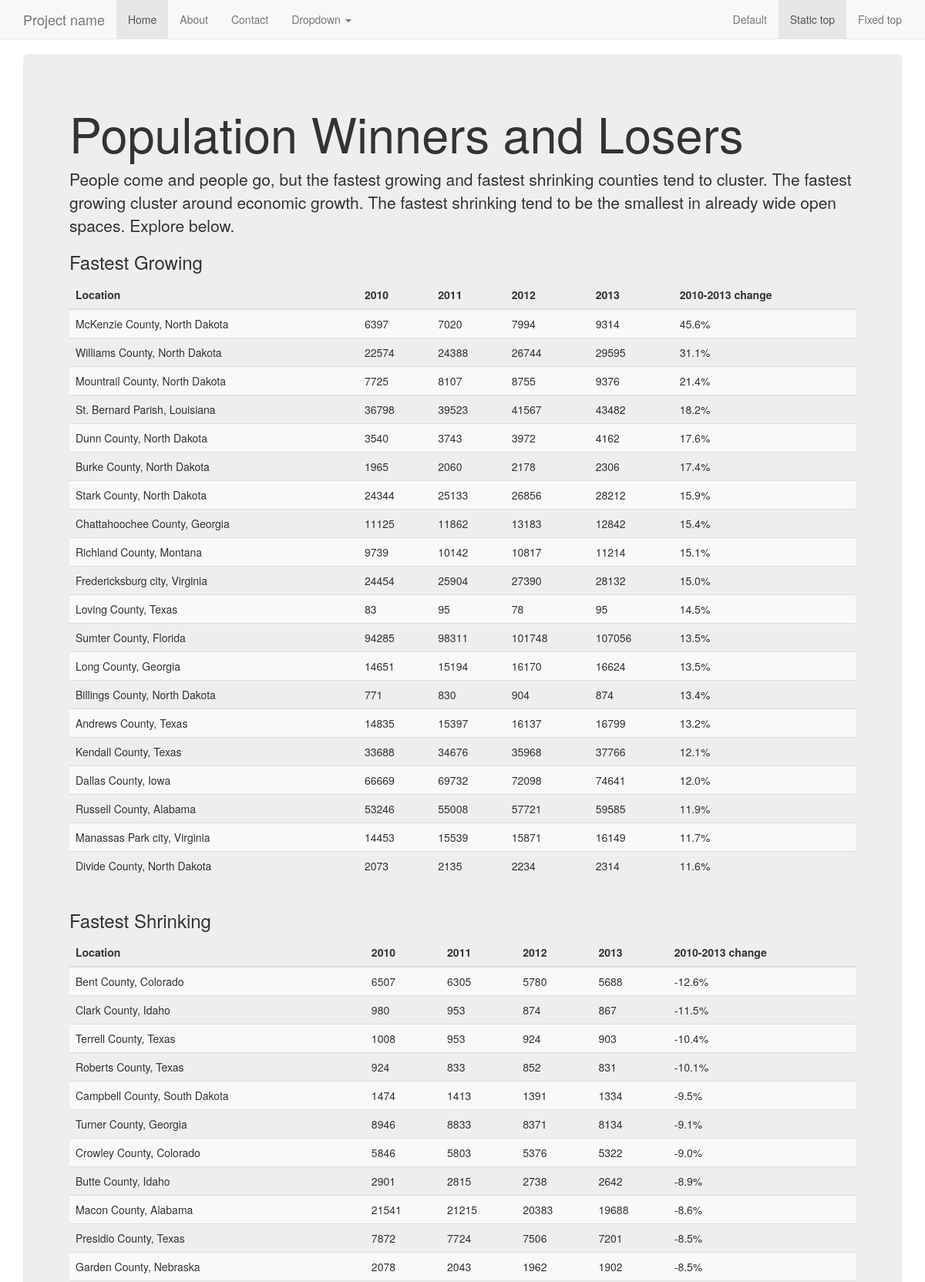
The page / (upper part) on the database its author committed.
### exampleapp/models.py (models this page shows, shortened)
class County(models.Model):
    state = models.ForeignKey(State)
    county_name = models.CharField(max_length=255)
    county_slug = models.SlugField()
    pop2013 = models.IntegerField()
    pop2012 = models.IntegerField()
    pop2011 = models.IntegerField()
    pop2010 = models.IntegerField()
    change = models.FloatField()

class State(models.Model):
    state_name = models.CharField(max_length=255)
    state_slug = models.SlugField()
    def __unicode__(self):
        return self.state_name
    def get_absolute_url(self):
        return "/population/%s/" % self.state_slug

### exampleapp/views.py (the view)
# urls.py: url(r'^$', views.homepage, name='homepage'),
def homepage(request):
    states = State.objects.order_by('state_name')
    growing = County.objects.order_by('-change')[:20]
    shrinking = County.objects.order_by('change')[:20]
    context = {"states": states, "growing": growing, "shrinking": shrinking}
    return render(request, 'index.html', context)

### exampleapp/templates/index.html (shortened to what this page needs)
{% extends "base.html" %}
{% block content %}
        <h1>Population Winners and Losers</h1>
        <p>People come and people go, but the fastest growing and fastest shrinking counties tend to cluster. The fastest growing cluster around economic growth. The fastest shrinking tend to be the smallest in already wide open spaces. Explore below.</p>
		<h3>Fastest Growing</h3>
        <div class="table-responsive">
             <table class="table table-striped">
               <thead>
                 <tr>
                   <th>Location</th>
                   <th>2010</th>
                   <th>2011</th>
                   <th>2012</th>
                   <th>2013</th>
				   <th>2010-2013 change</th>
                 </tr>
               </thead>
               <tbody>
			{% for row in growing %}
                 <tr>
                   <td>{{ row.county_name }}, {{ row.state }}</td>
                   <td>{{ row.pop2010 }}</td>
                   <td>{{ row.pop2011 }}</td>
                   <td>{{ row.pop2012 }}</td>
                   <td>{{ row.pop2013 }}</td>
                   <td>{{ row.change|floatformat }}%</td>
                 </tr>
			{% endfor %}
               </tbody>
             </table>
           </div>
		<h3>Fastest Shrinking</h3>
        <div class="table-responsive">
             <table class="table table-striped">
               <thead>
                 <tr>
                   <th>Location</th>
                   <th>2010</th>
                   <th>2011</th>
                   <th>2012</th>
                   <th>2013</th>
				   <th>2010-2013 change</th>
                 </tr>
               </thead>
               <tbody>
			{% for row in shrinking %}
                 <tr>
                   <td>{{ row.county_name }}, {{ row.state }}</td>
                   <td>{{ row.pop2010 }}</td>
                   <td>{{ row.pop2011 }}</td>
                   <td>{{ row.pop2012 }}</td>
                   <td>{{ row.pop2013 }}</td>
                   <td>{{ row.change|floatformat }}%</td>
                 </tr>
			{% endfor %}
               </tbody>
             </table>
           </div>
{% endblock %}

### exampleapp/static/css/navbar-static-top.css (style rules this page uses)
body { min-height: 2000px; }

### rows shown on the page
County: county_name "McKenzie County", state "North Dakota", pop2010 "6397", pop2011 "7020", pop2012 "7994", pop2013 "9314", change "45.6"
County: county_name "Williams County", state "North Dakota", pop2010 "22574", pop2011 "24388", pop2012 "26744", pop2013 "29595", change "31.1"
County: county_name "Mountrail County", state "North Dakota", pop2010 "7725", pop2011 "8107", pop2012 "8755", pop2013 "9376", change "21.4"
County: county_name "St. Bernard Parish", state "Louisiana", pop2010 "36798", pop2011 "39523", pop2012 "41567", pop2013 "43482", change "18.2"
County: county_name "Dunn County", state "North Dakota", pop2010 "3540", pop2011 "3743", pop2012 "3972", pop2013 "4162", change "17.6"
County: county_name "Burke County", state "North Dakota", pop2010 "1965", pop2011 "2060", pop2012 "2178", pop2013 "2306", change "17.4"
County: county_name "Stark County", state "North Dakota", pop2010 "24344", pop2011 "25133", pop2012 "26856", pop2013 "28212", change "15.9"
County: county_name "Chattahoochee County", state "Georgia", pop2010 "11125", pop2011 "11862", pop2012 "13183", pop2013 "12842", change "15.4"
County: county_name "Richland County", state "Montana", pop2010 "9739", pop2011 "10142", pop2012 "10817", pop2013 "11214", change "15.1"
County: county_name "Fredericksburg city", state "Virginia", pop2010 "24454", pop2011 "25904", pop2012 "27390", pop2013 "28132", change "15.0"
County: county_name "Loving County", state "Texas", pop2010 "83", pop2011 "95", pop2012 "78", pop2013 "95", change "14.5"
County: county_name "Sumter County", state "Florida", pop2010 "94285", pop2011 "98311", pop2012 "101748", pop2013 "107056", change "13.5"
County: county_name "Long County", state "Georgia", pop2010 "14651", pop2011 "15194", pop2012 "16170", pop2013 "16624", change "13.5"
County: county_name "Billings County", state "North Dakota", pop2010 "771", pop2011 "830", pop2012 "904", pop2013 "874", change "13.4"
County: county_name "Andrews County", state "Texas", pop2010 "14835", pop2011 "15397", pop2012 "16137", pop2013 "16799", change "13.2"
County: county_name "Kendall County", state "Texas", pop2010 "33688", pop2011 "34676", pop2012 "35968", pop2013 "37766", change "12.1"
County: county_name "Dallas County", state "Iowa", pop2010 "66669", pop2011 "69732", pop2012 "72098", pop2013 "74641", change "12.0"
County: county_name "Russell County", state "Alabama", pop2010 "53246", pop2011 "55008", pop2012 "57721", pop2013 "59585", change "11.9"
County: county_name "Manassas Park city", state "Virginia", pop2010 "14453", pop2011 "15539", pop2012 "15871", pop2013 "16149", change "11.7"
County: county_name "Divide County", state "North Dakota", pop2010 "2073", pop2011 "2135", pop2012 "2234", pop2013 "2314", change "11.6"
County: county_name "Bent County", state "Colorado", pop2010 "6507", pop2011 "6305", pop2012 "5780", pop2013 "5688", change "-12.6"
County: county_name "Clark County", state "Idaho", pop2010 "980", pop2011 "953", pop2012 "874", pop2013 "867", change "-11.5"
County: county_name "Terrell County", state "Texas", pop2010 "1008", pop2011 "953", pop2012 "924", pop2013 "903", change "-10.4"
County: county_name "Roberts County", state "Texas", pop2010 "924", pop2011 "833", pop2012 "852", pop2013 "831", change "-10.1"
County: county_name "Campbell County", state "South Dakota", pop2010 "1474", pop2011 "1413", pop2012 "1391", pop2013 "1334", change "-9.5"
County: county_name "Turner County", state "Georgia", pop2010 "8946", pop2011 "8833", pop2012 "8371", pop2013 "8134", change "-9.1"
County: county_name "Crowley County", state "Colorado", pop2010 "5846", pop2011 "5803", pop2012 "5376", pop2013 "5322", change "-9.0"
County: county_name "Butte County", state "Idaho", pop2010 "2901", pop2011 "2815", pop2012 "2738", pop2013 "2642", change "-8.9"
County: county_name "Macon County", state "Alabama", pop2010 "21541", pop2011 "21215", pop2012 "20383", pop2013 "19688", change "-8.6"
County: county_name "Presidio County", state "Texas", pop2010 "7872", pop2011 "7724", pop2012 "7506", pop2013 "7201", change "-8.5"
County: county_name "Garden County", state "Nebraska", pop2010 "2078", pop2011 "2043", pop2012 "1962", pop2013 "1902", change "-8.5"
